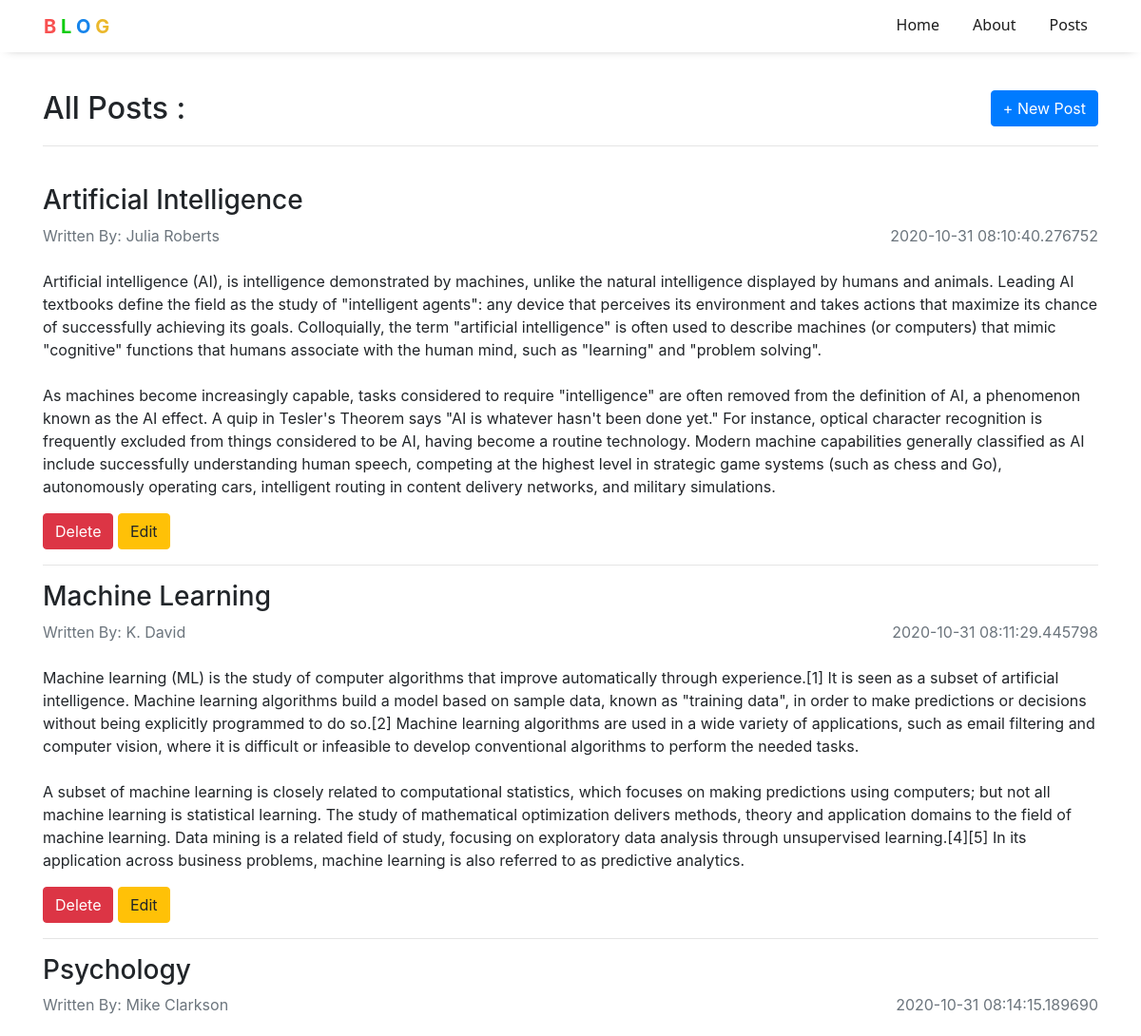
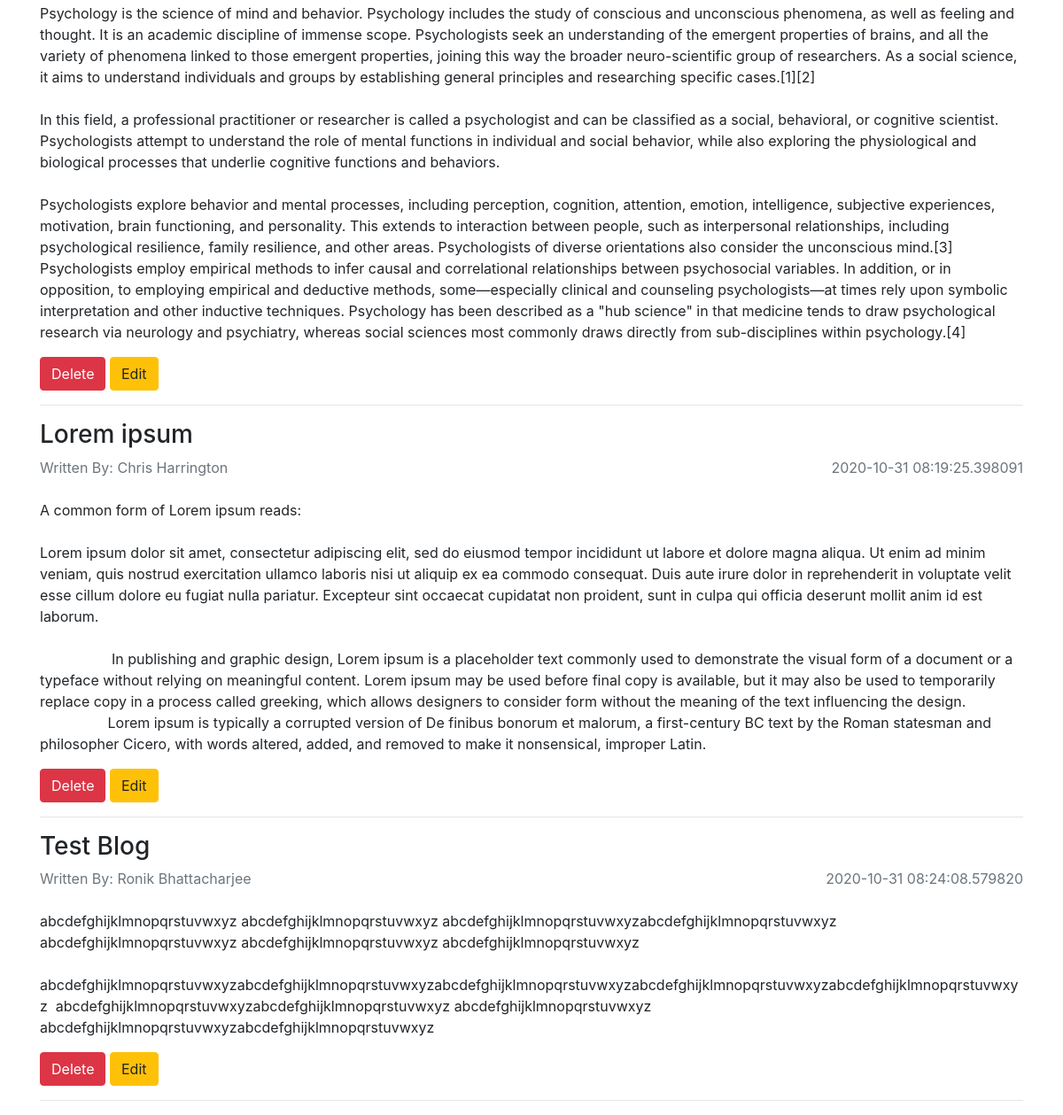
The page /posts on the database its author committed (2 pictures, top to bottom).
### app.py (models this page shows, shortened)
class BlogPost(db.Model):
    id = db.Column(db.Integer, primary_key=True)
    title = db.Column(db.String(100), nullable=False)
    content = db.Column(db.Text, nullable=False)
    author = db.Column(db.String(20), nullable=False, default='N/A')
    date_posted = db.Column(db.DateTime, nullable=False, default=datetime.utcnow)

### app.py (the view)
@app.route('/posts', methods=['GET','POST'])
def posts():
    if request.method == 'POST':
        post_title = request.form['title']
        post_content = request.form['content']
        post_author = request.form['author']
        new_post = BlogPost(title=post_title,content=post_content,author=post_author)
        db.session.add(new_post)
        db.session.commit()
        return redirect('/posts')
    else:
        all_posts = BlogPost.query.order_by(BlogPost.date_posted).all()
        return render_template('posts.html', posts=all_posts)

### templates/posts.html (shortened to what this page needs)
{% extends 'base.html' %}
{% block body %}
<div style="margin-bottom: 20px; margin-top: 40px;">
    <h2 style="display: inline;">All Posts :</h2>
    <a style="display: inline;" href="/posts/new" class="btn btn-primary float-right" role="button">+ New Post</a>
</div>
    <hr style="margin-bottom: 40px;">
    <div>
    {% for post in posts %}
        <h3>{{post.title}}</h3>
        {%if post.author%}
            <p class="mb-1 text-muted" style="display: inline;">Written By: {{post.author}}</p>
        {%else%}
            <p class="mb-1 text-muted" style="display: inline;">Written By: N/A</p>
        {%endif%}
        <p class="mb-1 text-muted float-right" style="display: inline;">{{post.date_posted}}</p>
        <br><br>
        <p style="white-space: pre-wrap; word-wrap: break-word;">{{post.content}}</p>
        <a class="btn btn-danger" href="/posts/delete/{{post.id}}">Delete</a>
        <a class="btn btn-warning" href="/posts/edit/{{post.id}}">Edit</a>
        <hr>
    {% endfor %}
    </div>
{% endblock %}

### templates/base.html (shortened to what this page needs)
<!DOCTYPE html>
<html lang="en">
<head>
    <link rel="stylesheet" href="https://cdn.jsdelivr.net/npm/bootstrap@4.5.3/dist/css/bootstrap.min.css">
    <link rel="stylesheet" href="{{ url_for('static',filename='css/main.css') }}">
</head>
<body>
    <div class="rbnavshadow sticky-top">
      <nav class="rbnav_bar container">
        <div class="rbnav_logo">
            <span>
              <span style="color: rgb(248, 80, 80);">B</span>
              <span style="color: rgb(14, 204, 14);">L</span>
              <span style="color: rgb(22, 132, 235);">O</span>
              <span style="color: rgb(235, 184, 44);">G</span>
            </span>
        </div>
        <ul id="rbnav_links">
            <li><a href="/">Home</a></li>
            <li><a href="/">About</a></li>
            <li><a href="/posts">Posts</a></li>
        </ul>
      </nav>
    </div>
    <div class="container" style="margin-top: 20px;">
        {% block body %} {% endblock %}
    </div>
</body>
</html>

### static/css/main.css (style rules this page uses)
.rbnavshadow { -webkit-box-shadow: 0 4px 10px -8px #999; -moz-box-shadow: 0 4px 10px -8px #999; box-shadow: 0 4px 10px -8px #999; z-index:999; background-color: #fff; }
.rbnav_bar { display: flex; flex-direction: row; padding: 0px 1rem; height: 55px; background-color: rgb(255, 255, 255); align-items: center; flex-wrap: wrap; justify-content: space-between; }
.rbnav_logo { font-size: 20px; font-weight: 700; color: rgb(171, 25, 255); flex: 1; }
#rbnav_links { display: flex; text-align: center; flex-direction: row; list-style: none; transform: translateY(6px); }
#rbnav_links li a { font-size: 16px; font-family: 'Segoe UI', sans-serif; cursor: pointer; padding: 15px 10px 10px 10px; text-align: center; margin-left: 15px; color: rgb(29, 29, 29) ; text-decoration: none; }

### rows shown on the page
BlogPost: title "Artificial Intelligence", author "Julia Roberts", date_posted "2020-10-31 08:10:40.276752", content "Artificial intelligence (AI), is intelligence demonstrated by machines, unlike the natural intelligence displayed by humans and animals. Leading AI textbooks define the field as the study of \"intelligent agents\": any device that perceives its environment and takes actions that maximize its chance of successfully achieving its goals. Colloquially, the term \"artificial intelligence\" is often used to describe machines (or computers) that mimic \"cognitive\" functions that humans associate with the human mind, such as \"learning\" and \"problem solving\". As machines become increasingly capable, tasks considered to require \"intelligence\" are often removed from the definition of AI, a phenomenon known…"
BlogPost: title "Machine Learning", author "K. David", date_posted "2020-10-31 08:11:29.445798", content "Machine learning (ML) is the study of computer algorithms that improve automatically through experience.[1] It is seen as a subset of artificial intelligence. Machine learning algorithms build a model based on sample data, known as \"training data\", in order to make predictions or decisions without being explicitly programmed to do so.[2] Machine learning algorithms are used in a wide variety of applications, such as email filtering and computer vision, where it is difficult or infeasible to develop conventional algorithms to perform the needed tasks. A subset of machine learning is closely related to computational statistics, which focuses on making predictions using computers; but not all…"
BlogPost: title "Psychology", author "Mike Clarkson", date_posted "2020-10-31 08:14:15.189690", content "Psychology is the science of mind and behavior. Psychology includes the study of conscious and unconscious phenomena, as well as feeling and thought. It is an academic discipline of immense scope. Psychologists seek an understanding of the emergent properties of brains, and all the variety of phenomena linked to those emergent properties, joining this way the broader neuro-scientific group of researchers. As a social science, it aims to understand individuals and groups by establishing general principles and researching specific cases.[1][2] In this field, a professional practitioner or researcher is called a psychologist and can be classified as a social, behavioral, or cognitive…"
BlogPost: title "Lorem ipsum", author "Chris Harrington", date_posted "2020-10-31 08:19:25.398091", content "A common form of Lorem ipsum reads: Lorem ipsum dolor sit amet, consectetur adipiscing elit, sed do eiusmod tempor incididunt ut labore et dolore magna aliqua. Ut enim ad minim veniam, quis nostrud exercitation ullamco laboris nisi ut aliquip ex ea commodo consequat. Duis aute irure dolor in reprehenderit in voluptate velit esse cillum dolore eu fugiat nulla pariatur. Excepteur sint occaecat cupidatat non proident, sunt in culpa qui officia deserunt mollit anim id est laborum. In publishing and graphic design, Lorem ipsum is a placeholder text commonly used to demonstrate the visual form of a document or a typeface without relying on meaningful content. Lorem ipsum may be used before final…"
BlogPost: title "Test Blog", author "Ronik Bhattacharjee", date_posted "2020-10-31 08:24:08.579820", content "abcdefghijklmnopqrstuvwxyz abcdefghijklmnopqrstuvwxyz abcdefghijklmnopqrstuvwxyzabcdefghijklmnopqrstuvwxyz abcdefghijklmnopqrstuvwxyz abcdefghijklmnopqrstuvwxyz abcdefghijklmnopqrstuvwxyz abcdefghijklmnopqrstuvwxyzabcdefghijklmnopqrstuvwxyzabcdefghijklmnopqrstuvwxyzabcdefghijklmnopqrstuvwxyzabcdefghijklmnopqrstuvwxyz abcdefghijklmnopqrstuvwxyzabcdefghijklmnopqrstuvwxyz abcdefghijklmnopqrstuvwxyz abcdefghijklmnopqrstuvwxyzabcdefghijklmnopqrstuvwxyz"
